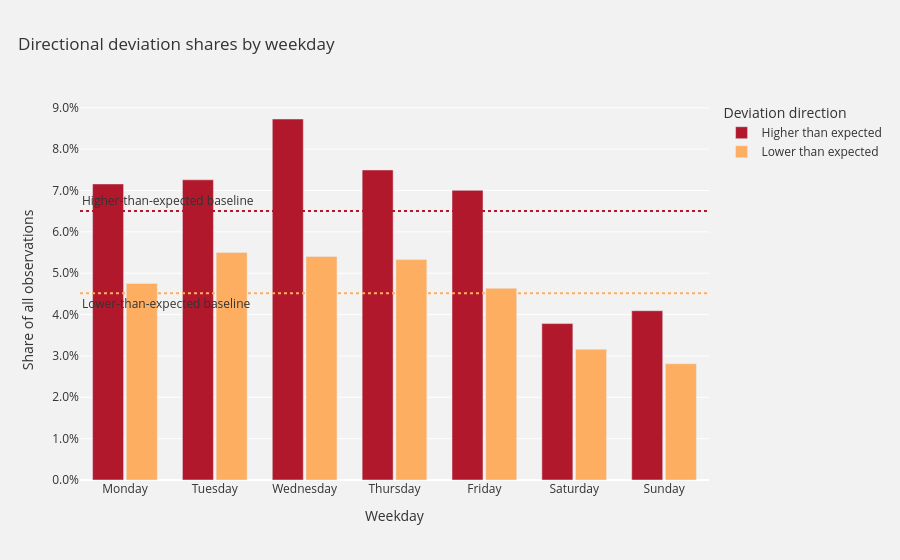

Notebook code for this chart:
### Code cell
plot_directional_deviation_shares(
    weekday_directional_summary,
    "weekday",
    "Directional deviation shares by weekday",
    x_axis_label="Weekday"
)

### Figure 1 — Plotly figure (JSON) as saved in the notebook; plotly's stock layout.template omitted (floating-point values rounded to 4 significant figures)
{"data": [{"alignmentgroup": "True", "hovertemplate": "Deviation direction=Higher than expected<br>Weekday=%{x}<br>Share of all observations=%{y}<extra></extra>", "legendgroup": "Higher than expected", "marker": {"color": "#b2182b", "pattern": {"shape": ""}}, "name": "Higher than expected", "offsetgroup": "Higher than expected", "orientation": "v", "showlegend": true, "textposition": "auto", "type": "bar", "x": ["Monday", "Tuesday", "Wednesday", "Thursday", "Friday", "Saturday", "Sunday"], "xaxis": "x", "y": [0.07158, 0.07258, 0.08729, 0.07496, 0.07004, 0.03782, 0.04093], "yaxis": "y"}, {"alignmentgroup": "True", "hovertemplate": "Deviation direction=Lower than expected<br>Weekday=%{x}<br>Share of all observations=%{y}<extra></extra>", "legendgroup": "Lower than expected", "marker": {"color": "#fdae61", "pattern": {"shape": ""}}, "name": "Lower than expected", "offsetgroup": "Lower than expected", "orientation": "v", "showlegend": true, "textposition": "auto", "type": "bar", "x": ["Monday", "Tuesday", "Wednesday", "Thursday", "Friday", "Saturday", "Sunday"], "xaxis": "x", "y": [0.04751, 0.05502, 0.05404, 0.05329, 0.04637, 0.03162, 0.0281], "yaxis": "y"}], "layout": {"annotations": [{"font": {"color": "#333333"}, "showarrow": false, "text": "Higher-than-expected baseline", "x": 0, "xanchor": "left", "xref": "x domain", "y": 0.06506, "yanchor": "bottom", "yref": "y"}, {"font": {"color": "#333333"}, "showarrow": false, "text": "Lower-than-expected baseline", "x": 0, "xanchor": "left", "xref": "x domain", "y": 0.04516, "yanchor": "top", "yref": "y"}], "bargap": 0.25, "bargroupgap": 0.08, "barmode": "group", "font": {"color": "#333333"}, "legend": {"title": {"text": "Deviation direction"}, "tracegroupgap": 0}, "paper_bgcolor": "#f2f2f2", "plot_bgcolor": "#f2f2f2", "shapes": [{"line": {"color": "#b2182b", "dash": "dot"}, "type": "line", "x0": 0, "x1": 1, "xref": "x domain", "y0": 0.06506, "y1": 0.06506, "yref": "y"}, {"line": {"color": "#fdae61", "dash": "dot"}, "type": "line", "x0": 0, "x1": 1, "xref": "x domain", "y0": 0.04516, "y1": 0.04516, "yref": "y"}], "title": {"text": "Directional deviation shares by weekday", "x": 0.02}, "xaxis": {"anchor": "y", "domain": [0, 1], "showgrid": false, "title": {"text": "Weekday"}}, "yaxis": {"anchor": "x", "domain": [0, 1], "gridcolor": "white", "tickformat": ".1%", "title": {"text": "Share of all observations"}, "zerolinecolor": "white"}}}
